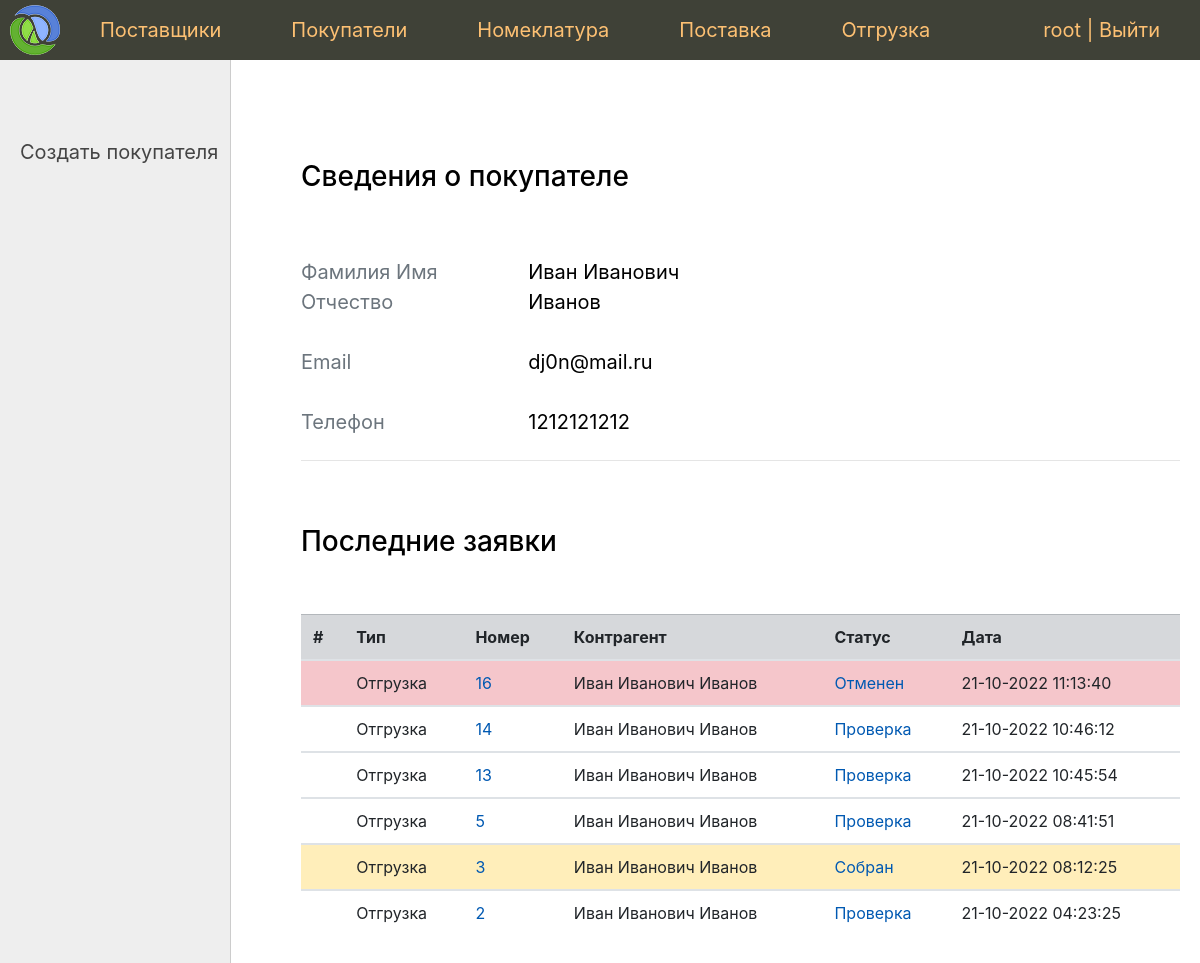
Page /buyer/4/ (signed in) on the earlier database version.
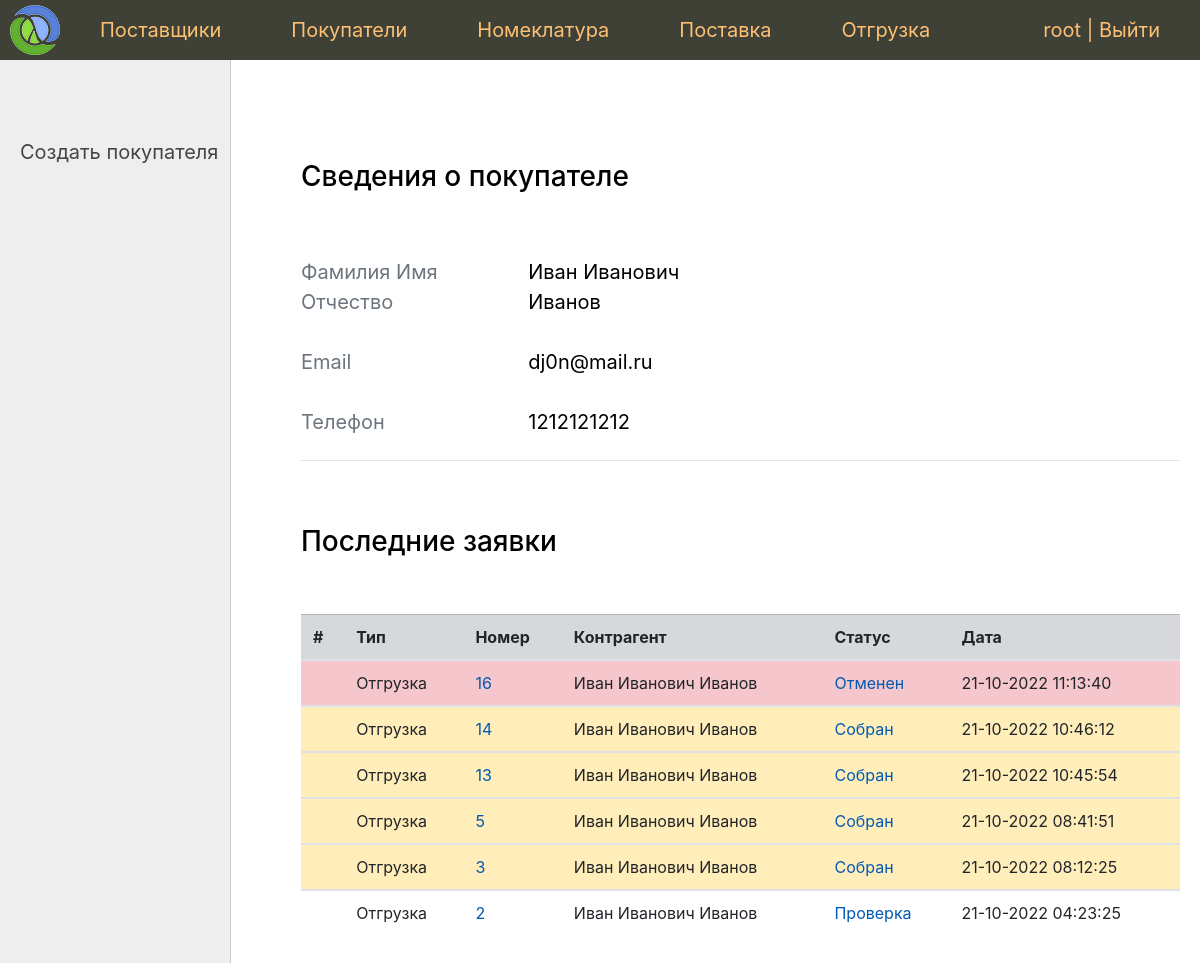
Same page on the later database version.
### app/contactor/models.py (models this page shows, shortened)
class Buyer(models.Model):
    person = models.OneToOneField(
        Person,
        on_delete=models.CASCADE,
        verbose_name='Покупатель'
    )
    def __str__(self):
        return self.person.full_name
    class Meta:
        verbose_name = 'Покупатель'
        verbose_name_plural = 'Покупатели'

class Person(models.Model):
    full_name = models.CharField('Фамилия Имя Отчество', max_length=100)
    email = models.EmailField('Email', unique=True)
    phone = models.IntegerField('Телефон', unique=True)
    class Meta:
        verbose_name = 'Контактное лицо'
        verbose_name_plural = 'Контактные лица'

### app/document/models.py (models this page shows, shortened)
class Document(models.Model):
    vendor = models.ForeignKey(
        Vendor,
        on_delete=models.DO_NOTHING,
        blank=True,
        null=True,
        verbose_name='Поставщик'
    )
    buyer = models.ForeignKey(
        Buyer,
        on_delete=models.DO_NOTHING,
        blank=True,
        null=True,
        verbose_name='Покупатель'
    )
    nomenclatures = models.ManyToManyField(
        Nomenclature,
        through='DocumentNomenclatures',
        verbose_name='Номенклатура'
    )
    status = models.CharField(
        max_length=2,
        choices=Status.choices,
        default=Status.VALIDATING,
        verbose_name='Статус'
    )
    time_create = models.DateTimeField('Время создания', auto_now_add=True)
    time_update = models.DateTimeField('Время обновления статуса', auto_now=True)
    class Meta:
        verbose_name = 'Документ'
        verbose_name_plural = 'Документы'
    def get_absolute_url(self):
        return reverse('document', kwargs={'pk': self.pk})

### app/contactor/views.py (the view)
# urls.py: path('buyer/<int:pk>/', BuyerView.as_view(), name='buyer'),  #
class BuyerView(SuperUserRequiredMixin, DataMixin, DetailView):
    model = Buyer
    template_name = 'contactor/buyer_details.html'
    context_object_name = 'buyer'
    def get_context_data(self, *, object_list=None, **kwargs):
        context = super().get_context_data(**kwargs)
        context.update(
            self.get_user_context(
                title='Сведения о покупателе',
                left_menu=buyer_menu,
                documents=get_documents(buyer=self.object, count=10)
            )
        )
        return context

### app/contactor/services.py (called while the page is built)
def get_documents(count=5, **fields):
    return Document.objects.select_related(
        'vendor', 'buyer__person').filter(
        **fields
    ).order_by('-time_create')[:count]

### app/core/mixin.py (called while the page is built)
    def dispatch(self, request, *args, **kwargs):
        if not request.user.is_superuser:
            return self.handle_no_permission()
        return super().dispatch(request, *args, **kwargs)

    def get_user_context(self, **kwargs):
        context = kwargs
        if self.request.user.is_superuser:
            context['menu'] = menu
        return context

### app/document/templatetags/document_tags.py (called while the page is built)
@register.simple_tag
def query_transform(request, **kwargs):
    updated = request.GET.copy()
    values_dict = updated.dict()
    updated.clear()
    values_dict.update(kwargs)
    updated.update(values_dict)
    print(updated)
    return updated.urlencode()

### app/contactor/templates/contactor/buyer_details.html
{% extends 'core/base.html' %}
{% block left_menu %}
    {% include 'core/left_menu.html' %}
{% endblock %}
{% block content %}
    <h3>Сведения о покупателе</h3><br><br>
    <div class="form-group row">
        <div class="col-md-3 col-form-label form-control-label text-muted">Фамилия Имя Отчество</div>
        <div class="col-md-3 col-form-label form-control-label" >{{ buyer.person.full_name }}</div>
    </div>
    <div class="form-group row">
        <div class="col-md-3 col-form-label form-control-label text-muted">Email</div>
        <div class="col-md-3 col-form-label form-control-label" >{{ buyer.person.email }}</div>
    </div>
    <div class="form-group row">
        <div class="col-md-3 col-form-label form-control-label text-muted">Телефон</div>
        <div class="col-md-3 col-form-label form-control-label" >{{ buyer.person.phone }}</div>
    </div>
    <hr><br><br>
    {% include 'contactor/document_list.html' %}
{% endblock %}

### app/core/templates/core/base.html (shortened to what this page needs)
{% load static %}
{% load document_tags %}
{% load bootstrap4 %}
{% bootstrap_css %}
<!DOCTYPE html>
<html>
<head>
	<link type="text/css" href="{% static 'sklad/css/styles.css' %}" rel="stylesheet" />
</head>
<body>
<table class="table-page" border=0 cellpadding="0" cellspacing="0">
<tr>
    <td valign=top>
    {% block mainmenu %}
        <div class="header">
            <ul id="mainmenu" class="mainmenu">
                <li class="logo">
                    <a href="{% url 'home' %}"><div class="logo"></div></a>
                </li>
                {% for m in menu %}
                    <li><a href="{% url m.url_name %}">{{m.title}}</a></li>
                {% endfor %}
                {% if request.user.is_authenticated %}
                    <li class="last">{{ user.username }} | <a href="{% url 'logout' %}">Выйти</a></li>
                {% else %}
                    <li class="last"><a href="{% url 'login' %}">Войти</a></li>
                {% endif %}
            </ul>
        </div>
    {% endblock mainmenu %}
<table class="table-content" border=0 cellpadding="0" cellspacing="0">
<tr>
	<td valign="top" class="left-chapters">
        {% block left_menu %}{% endblock %}
    </td>
    <td valign="top" class="content">
	<div class="content-text">
        {% block content %}
        {% endblock %}
	</div>
</td></tr></table>
</td></tr>
</table>
</body>
</html>

### app/core/templates/core/left_menu.html (shortened to what this page needs)
<ul id="leftchapters">
    {% for m in left_menu %}
        <li><a href="{% url m.url_name %}">{{ m.title }}</a></li>
    {% endfor %}
</ul>

### app/contactor/templates/contactor/document_list.html
<h3>Последние заявки</h3>
<br><br>
{% if documents  %}
    {% include 'document/list.html' %}
{% else %}
    Заявок нет
{% endif %}

### app/document/templates/document/list.html
{% load document_tags %}
<table class="table">
    <thead>
    <tr class="table-secondary">
        <th scope="col">#</th>
        <th scope="col">Тип</th>
        <th scope="col">Номер</th>
        <th scope="col">Контрагент</th>
        <th scope="col">Статус</th>
        <th scope="col">Дата</th>
    </tr>
    </thead>
    {% for d in documents  %}
        <tbody>
            {% if d.status == 'fi' %}
                <tr class="table-success">
            {% elif d.status == 'ca' %}
                <tr class="table-danger">
            {% elif d.status == 'co' %}
                <tr class="table-warning">
            {% elif d.status == 'va' %}
                <tr>
            {% else %}
                <tr>
            {% endif %}
                <th scope="row"></th>
                {% if d.buyer %}
                    <td>Отгрузка</td>
                    <td><a href="{{ d.get_absolute_url }}">{{ d.pk }}</a></td>
                    <td>{{ d.buyer }}</td>
                {% elif d.vendor %}
                    <td>Поставка</td>
                    <td><a href="{{ d.get_absolute_url }}">{{ d.pk }}</a></td>
                    <td>{{ d.vendor }}</td>
                {% endif %}
                <td><a href="{{ request.url }}?{% query_transform request status=d.status %}">
                    {{ d.get_status_display }}</a></td>
                <td>{{ d.time_create|date:"d-m-Y H:i:s" }}</td>
            </tr>
        </tbody>
    {% endfor %}
</table>

### app/core/static/sklad/css/styles.css (style rules this page uses)
html, body { margin: 0; padding: 0; height: 100%; width: 100%; color: #444; }
a { color: #0059b2; text-decoration: none; }
.table-page { width: 100%; height: 100%; vertical-align: top; }
.table-page tr { height: 100%; }
.header { background: #3F4137; height: 60px; }
.logo { background: url('../images/logo.png') no-repeat 10px 5px; width: 70px; height: 60px; }
ul.mainmenu { list-style: none; margin: 0; padding: 0; height: 60px; color: #fdc073; font-size: 20px; overflow: hidden; }
ul.mainmenu li { float: left; margin: 18px 40px 0 30px; }
ul.mainmenu li.logo { margin: 0; }
ul.mainmenu li.last { float: right; }
ul.mainmenu li a { color: #fdc073; text-decoration: none; }
.table-content { width: 100%; min-height: 100%; height: 100%; }
.left-chapters { margin: 0; background: #eee; border-right: 1px solid #ccc; min-height: 100%; }
.left-chapters ul { width: 230px; min-height: 100%; margin: 0; padding: 20px 10px 10px 20px; list-style: none; font-size: 20px; }
.left-chapters ul li { margin: 30px 0 0 0; color: #999; }
.left-chapters ul li a { color: #444; text-decoration: none; }
.content { padding: 40px 20px 20px 40px; width: 100%; box-sizing: border-box; }
.content-text { margin: 60px 0 0 30px; color: #000; font-size: 20px; }

Differences in the rows shown:
changed Document id 14: status "Проверка" → "Собран"
changed Document id 13: status "Проверка" → "Собран"
changed Document id 5: status "Проверка" → "Собран"
